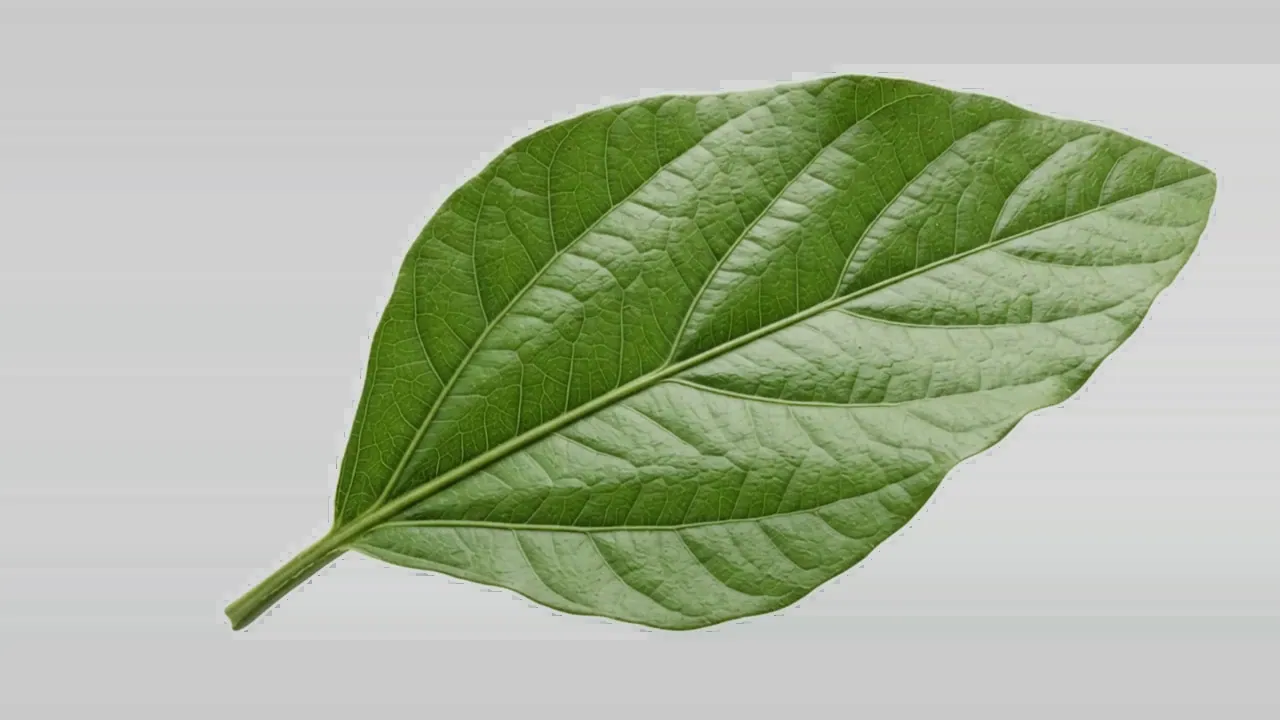
#> input picture frontend/assets/leaf-sequence/webp/frame-001.webp, 1280 x 720 px
$ python -i optimize_frames.py   (imports and definitions only)
#> lines starting #> are read from the running program, lines starting #| are printed output that depends on the picture
from __future__ import annotations

import argparse
from pathlib import Path

from PIL import Image

FRAME_COUNT = 180
DEFAULT_SOURCE = Path("frontend/assets/leaf-sequence")


def optimize_frames(source: Path, max_mobile_width: int = 720) -> None:
    png_paths = sorted(source.glob("ezgif-frame-*.png"))
    expected_names = {f"ezgif-frame-{index:03}.png" for index in range(1, FRAME_COUNT + 1)}
    actual_names = {path.name for path in png_paths}
    missing = sorted(expected_names - actual_names)
    extra = sorted(actual_names - expected_names)
    print(f"Source PNGs: {len(png_paths)} / {FRAME_COUNT}")
    print(f"Missing frames: {', '.join(missing) if missing else 'none'}")
    print(f"Unexpected frames: {', '.join(extra) if extra else 'none'}")
    if missing or extra:
        raise SystemExit("The source sequence must contain exactly frames 001 through 180.")

    desktop_dir = source / "webp"
    mobile_dir = source / "webp-mobile"
    desktop_dir.mkdir(parents=True, exist_ok=True)
    mobile_dir.mkdir(parents=True, exist_ok=True)
    source_size = sum(path.stat().st_size for path in png_paths)
    desktop_size = 0
    mobile_size = 0
    dimensions: set[tuple[int, int]] = set()
    has_transparency = False

    for index, png_path in enumerate(png_paths, start=1):
        with Image.open(png_path) as opened:
            image = opened.copy()
            has_alpha = "A" in opened.getbands() or "transparency" in opened.info
        dimensions.add(image.size)
        if has_alpha:
            rgba_image = image.convert("RGBA")
            alpha = rgba_image.getchannel("A")
            if alpha.getextrema()[0] < 255:
                has_transparency = True
            alpha.close()
            image.close()
            image = rgba_image
        else:
            image = image.convert("RGB")

        desktop_path = desktop_dir / f"frame-{index:03}.webp"
        image.save(desktop_path, format="WEBP", quality=80, method=6)
        desktop_size += desktop_path.stat().st_size

        mobile_width = min(max_mobile_width, max(1, image.width // 2))
        mobile_height = max(1, round(image.height * mobile_width / image.width))
        mobile_image = image.resize((mobile_width, mobile_height), Image.Resampling.LANCZOS)
        mobile_path = mobile_dir / f"frame-{index:03}.webp"
        mobile_image.save(mobile_path, format="WEBP", quality=80, method=6)
        mobile_size += mobile_path.stat().st_size
        image.close()
        mobile_image.close()

    dimension_report = ", ".join(f"{width}x{height}" for width, height in sorted(dimensions))
    print(f"Frame dimensions: {dimension_report}")
    print(f"PNG transparency present: {'yes' if has_transparency else 'no'}")
    print(f"Source PNG total: {source_size / 1_048_576:.2f} MB")
    print(f"Desktop WebP total: {desktop_size / 1_048_576:.2f} MB")
    print(f"Mobile WebP total: {mobile_size / 1_048_576:.2f} MB")
    print(f"All optimized WebP total: {(desktop_size + mobile_size) / 1_048_576:.2f} MB")
    print(f"Size reduction (source PNGs to both sets): {100 * (1 - (desktop_size + mobile_size) / source_size):.1f}%")


# [6 lines not run here, left out]

>>> import cv2
>>> picture = cv2.imread('../frontend/assets/leaf-sequence/webp/frame-001.webp', cv2.IMREAD_GRAYSCALE)
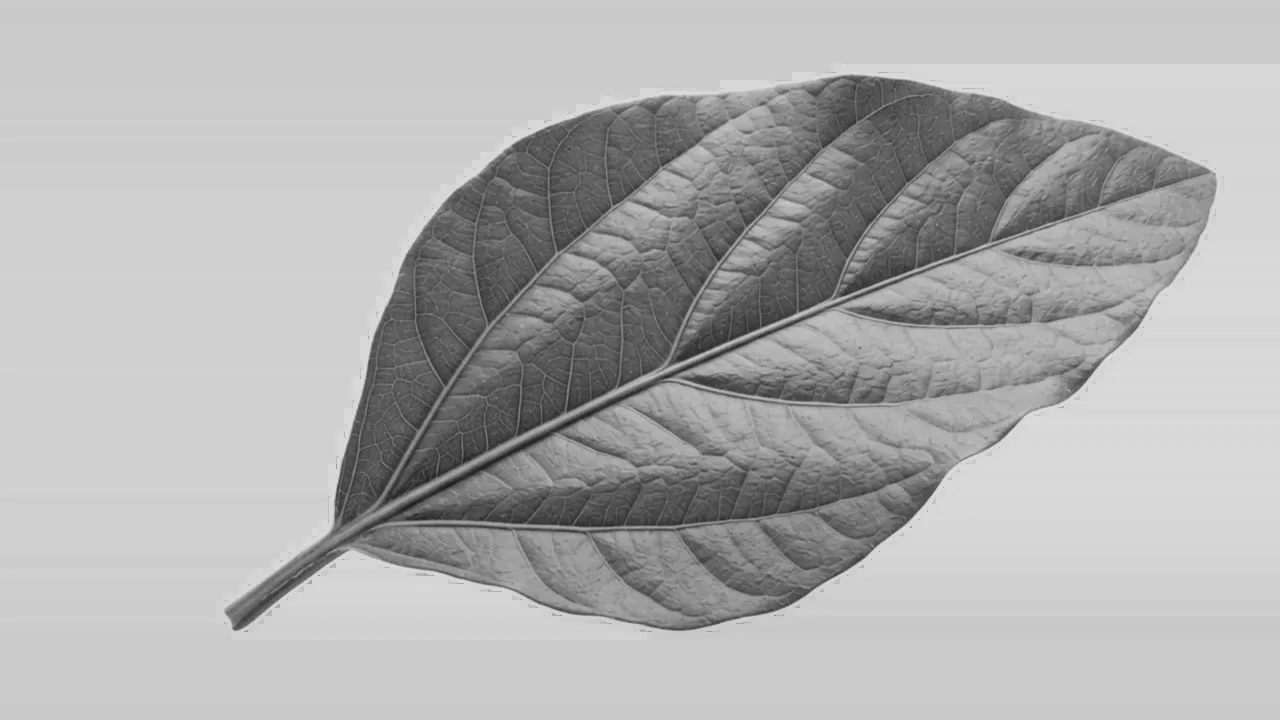
#> picture: shape (720, 1280); min 29, max 234, mean 175.4
>>> result = optimize_frames(picture)
#> (the run stopped early here; a loop or call above may not have finished)

$ run again, on frontend/assets/leaf-sequence/webp-mobile/frame-005.webp
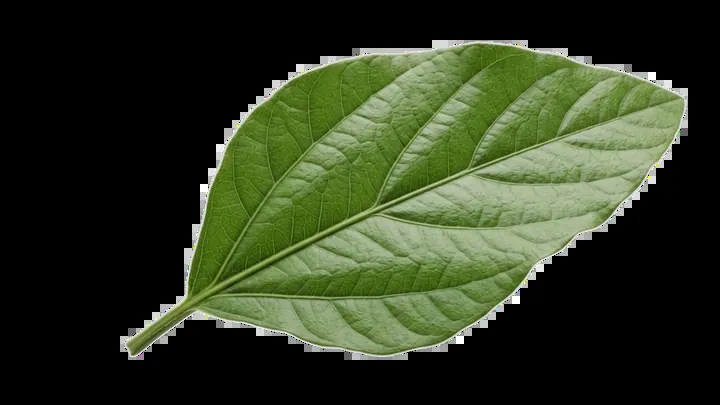
#> input picture frontend/assets/leaf-sequence/webp-mobile/frame-005.webp, 720 x 405 px
#> `picture = cv2.imread('../frontend/assets/leaf-sequence/webp/frame-001...`:
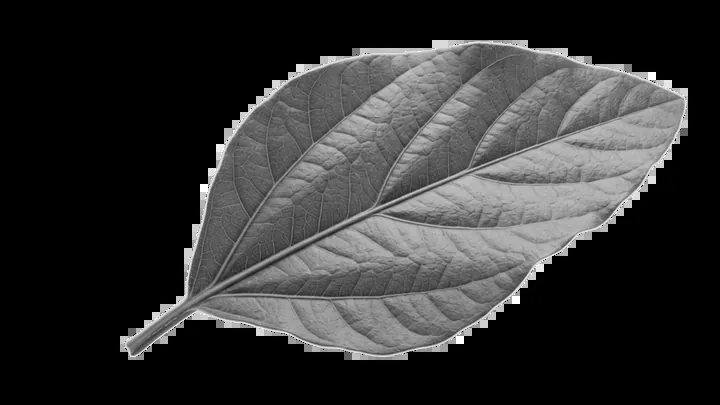
#> picture: shape (405, 720); min 0, max 255, mean 51.5
